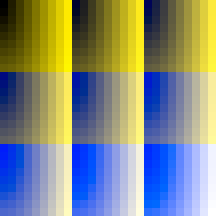
#> input picture algorithms/DaltonLens-Python/tests/images/jakevoytko_colorblind_protan.png, 216 x 216 px, given in place of brettel1997_protan_1.0.png, which was not available
$ jupyter execute SimulationComparison.ipynb
#> lines starting #> are read from the running program, lines starting #| are printed output that depends on the picture; pictures that were not available may be replaced by others from this repository, and a replacement may not be noted
[cell 1]
from pathlib import Path

import matplotlib.pyplot as plt
import numpy as np
import PIL

[cell 2]
root_path = Path.cwd()


def read_image(f):
    return np.asarray(PIL.Image.open(f).convert("RGB"))
#> returned value is the input picture: shape (216, 216, 3); mean R, G, B 130.7, 138.3, 131.4

[cell 3]
files = [
    "../../tests/images/brettel1997_protan_1.0.png",
    "../../tests/images/vienot1999_protan_1.0.png",
    "../../tests/images/machado2009_protan_1.0.png",
    "colour-science/colour_protan_1.0.png",
]

pretty_names = [Path(f).stem for f in files]

cvd_images = [read_image(f) for f in files]
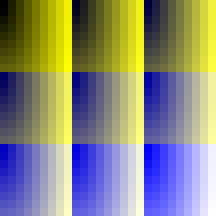
#> input picture algorithms/DaltonLens-Python/tests/images/vienot1999_protan_1.0.png, 216 x 216 px
#> in read_image, returned value is the input picture: shape (216, 216, 3); mean R, G, B 136.1, 136.1, 127.7
#> call 4 of read_image, with f = 'colour-science/colour_protan_1.0.png'
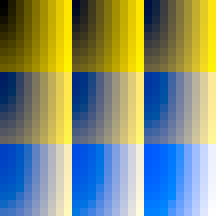
#> input picture algorithms/DaltonLens-Python/research/understanding-simulations/colour-science/colour_protan_1.0.png, 216 x 216 px
#> in read_image, returned value is the input picture: shape (216, 216, 3); mean R, G, B 127.2, 141.2, 123.8
#> cvd_images = 4 items
input_image = read_image("../../tests/images/input.png")

fig, ax = plt.subplots(figsize=(8, 8))
ax.set_title("Original")
ax.imshow(input_image)

fig, axes = plt.subplots(2, 2, figsize=(16, 16))
flat_axes = axes.flat
for idx, im in enumerate(cvd_images):
    flat_axes[idx].imshow(im)
    flat_axes[idx].set_title(pretty_names[idx])
#> this loop made 4 passes


def compare_images(idx0, idx1):
#> called with idx0 = 0, idx1 = 1
    im0 = cvd_images[idx0].astype(int)
    im1 = cvd_images[idx1].astype(int)
    diff_rgb = np.abs(im0 - im1)
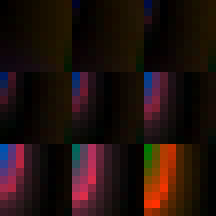
#> diff_rgb: shape (216, 216, 3) int64; mean R, G, B 11.6, 6, 4.8; drawn with min black and max white
    fig, axes = plt.subplots(1, 3, figsize=(8 * 3, 8))
    fig.suptitle(f"{pretty_names[idx0]} <=> {pretty_names[idx1]}")
    for channel, channel_name in enumerate(["red", "green", "blue"]):
        axes[channel].set_title(f"Differences on the {channel_name} channel")
        implot = axes[channel].imshow(diff_rgb[:, :, channel])
        implot.set_clim(0, 64)
        implot.set_cmap("gray")
        plt.colorbar(implot, ax=axes[channel])


compare_images(0, 1)
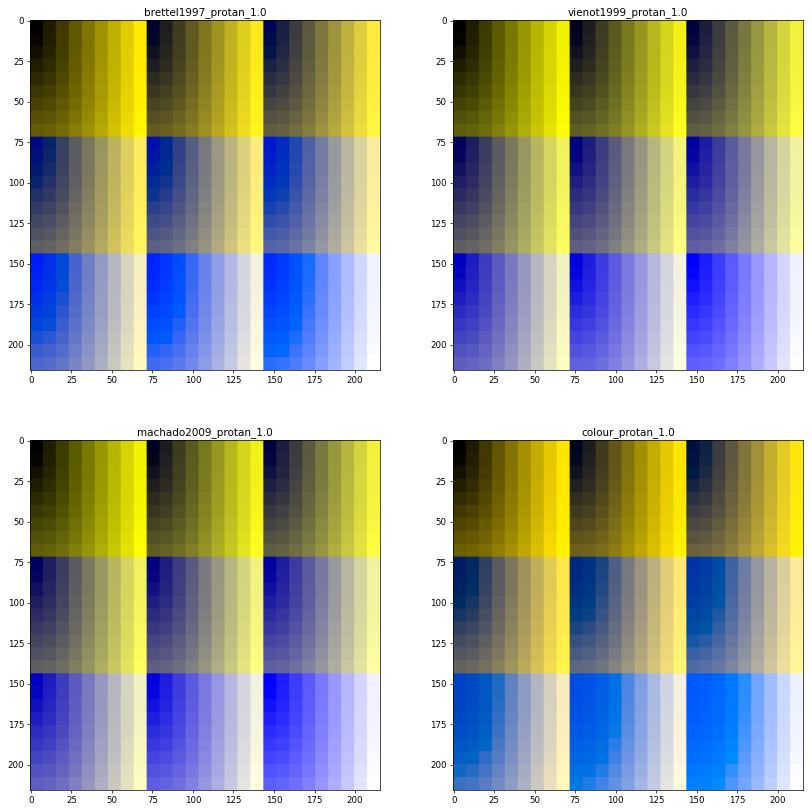
#> figure drawn by matplotlib, 4 panels
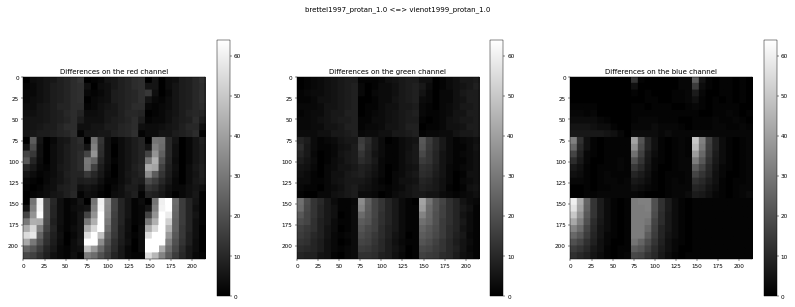
#> figure drawn by matplotlib, 6 panels
